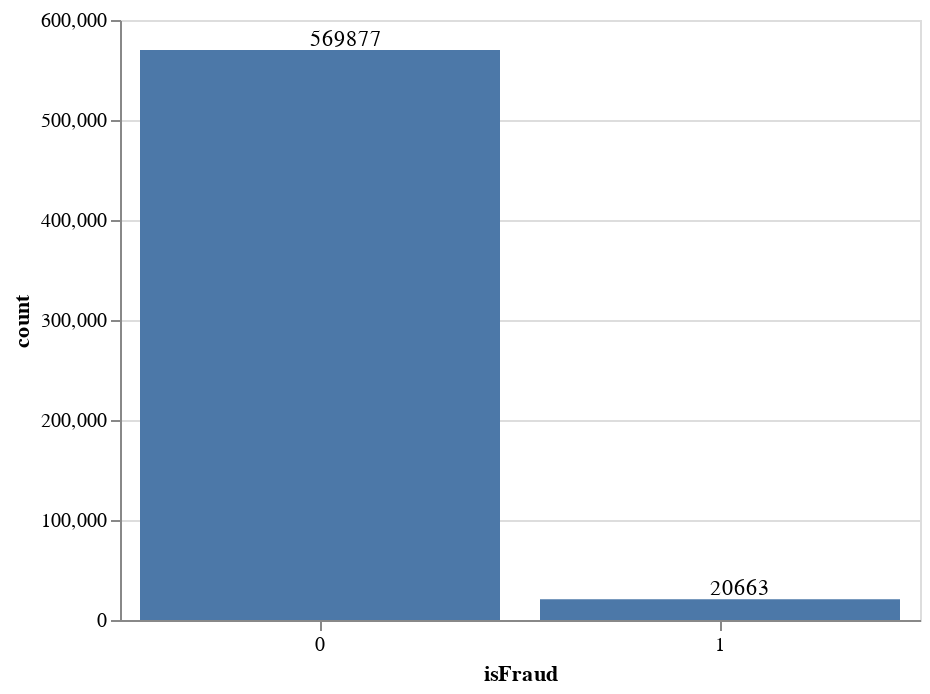

Source (notebook cell):
### Code cell
bar_chart=alt.Chart(transGroup).mark_bar().encode(alt.X('isFraud:N', axis=alt.Axis(labelAngle=0)), y='count:Q')
text_chart = bar_chart.mark_text(align='left', baseline='bottom', dx=-5).encode(text='count:Q')
(bar_chart + text_chart).properties(height=300, width=400)

### Figure 1 — Vega-Lite specification as saved in the notebook (floating-point values rounded to 4 significant figures)
{"$schema": "https://vega.github.io/schema/vega-lite/v4.17.0.json", "config": {"view": {"continuousHeight": 300, "continuousWidth": 400}}, "data": {"name": "data-5dfd1e69997b1aad769d63f3645d6eca"}, "datasets": {"data-5dfd1e69997b1aad769d63f3645d6eca": [{"count": 569877, "isFraud": 0}, {"count": 20663, "isFraud": 1}]}, "height": 300, "layer": [{"encoding": {"x": {"axis": {"labelAngle": 0}, "field": "isFraud", "type": "nominal"}, "y": {"field": "count", "type": "quantitative"}}, "mark": "bar"}, {"encoding": {"text": {"field": "count", "type": "quantitative"}, "x": {"axis": {"labelAngle": 0}, "field": "isFraud", "type": "nominal"}, "y": {"field": "count", "type": "quantitative"}}, "mark": {"align": "left", "baseline": "bottom", "dx": -5, "type": "text"}}], "width": 400}
